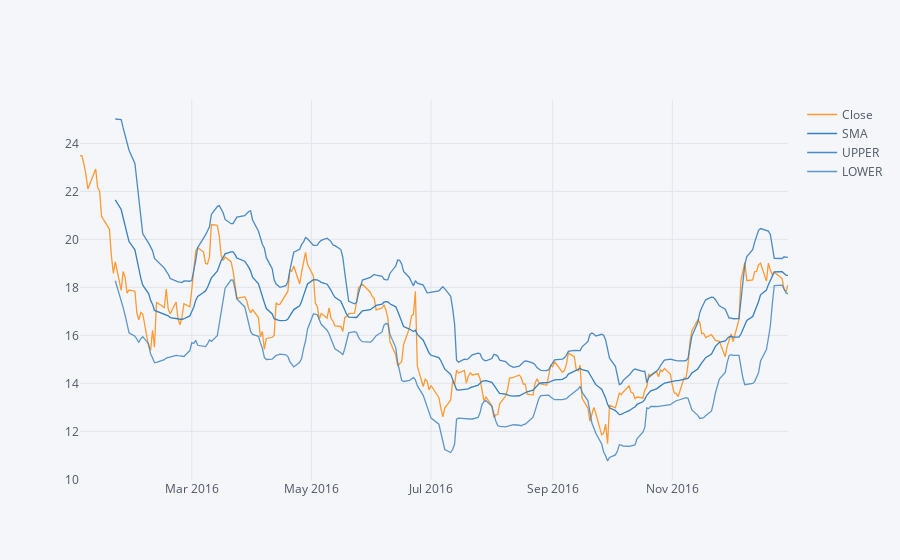

The cell this chart's notebook holds for it:
### Markdown cell above
**Bollinger Band Plots**

### Code cell
DB['Close'].loc['2016-01-01':'2016-12-31'].ta_plot(study = 'boll')

### Figure 1 — Plotly figure (JSON) as saved in the notebook; plotly's stock layout.template omitted (floating-point values rounded to 4 significant figures; data arrays with more than 128 entries replaced by an {"elided": "..."} marker saying what was removed)
{"data": [{"line": {"color": "rgba(255, 153, 51, 1.0)", "dash": "solid", "width": 1.3}, "mode": "lines", "name": "Close", "text": "", "type": "scatter", "x": {"elided": "252 str values"}, "y": {"elided": "252 float values"}}, {"line": {"color": "rgba(55, 128, 191, 1.0)", "dash": "solid", "width": 1.3}, "mode": "lines", "name": "SMA", "text": "", "type": "scatter", "x": {"elided": "252 str values"}, "y": {"elided": "252 mixed values"}}, {"line": {"color": "rgba(55, 128, 191, 0.89999999999999991)", "dash": "solid", "width": 1.3}, "mode": "lines", "name": "UPPER", "text": "", "type": "scatter", "x": {"elided": "252 str values"}, "y": {"elided": "252 mixed values"}}, {"line": {"color": "rgba(55, 128, 191, 0.79999999999999982)", "dash": "solid", "width": 1.3}, "mode": "lines", "name": "LOWER", "text": "", "type": "scatter", "x": {"elided": "252 str values"}, "y": {"elided": "252 mixed values"}}], "layout": {"legend": {"bgcolor": "#F5F6F9", "font": {"color": "#4D5663"}}, "paper_bgcolor": "#F5F6F9", "plot_bgcolor": "#F5F6F9", "titlefont": {"color": "#4D5663"}, "xaxis1": {"gridcolor": "#E1E5ED", "showgrid": true, "tickfont": {"color": "#4D5663"}, "title": "", "titlefont": {"color": "#4D5663"}, "zerolinecolor": "#E1E5ED"}, "yaxis1": {"gridcolor": "#E1E5ED", "showgrid": true, "tickfont": {"color": "#4D5663"}, "title": "", "titlefont": {"color": "#4D5663"}, "zerolinecolor": "#E1E5ED"}}}
